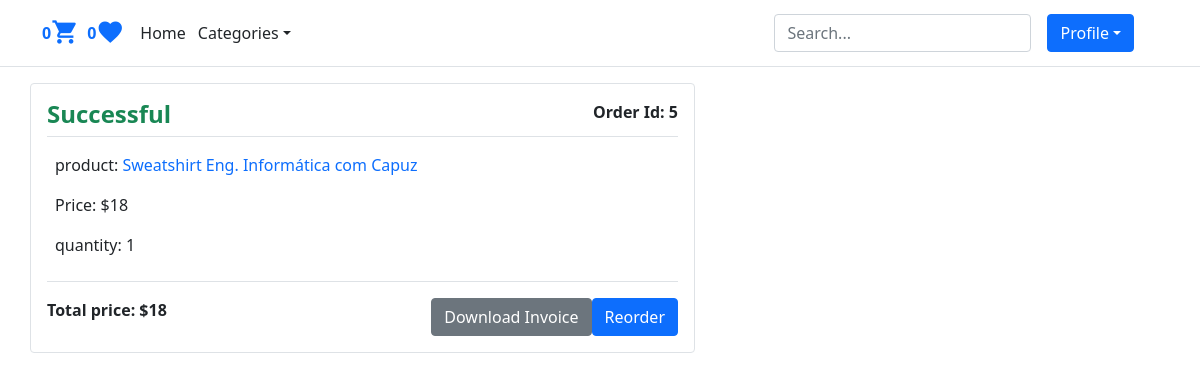
Page /orders/list (signed in) on the committed database.
### accounts/models.py (models this page shows, shortened)
class User(AbstractBaseUser):
    email = models.EmailField(max_length=100, unique=True)
    full_name = models.CharField(max_length=100)
    is_admin = models.BooleanField(default=False)
    is_active = models.BooleanField(default=True)
    likes = models.ManyToManyField(Product, blank=True, related_name='likes')
    is_manager = models.BooleanField(default=False)
    objects = UserManager()
    USERNAME_FIELD = 'email'
    REQUIRED_FIELDS = ['full_name']
    def get_likes_count(self):
        return self.likes.count()

### orders/models.py (models this page shows, shortened)
class Order(models.Model):
    user = models.ForeignKey(User, on_delete=models.CASCADE, related_name='orders')
    created = models.DateTimeField(auto_now_add=True)
    updated = models.DateTimeField(auto_now=True)
    status = models.BooleanField(default=False)
    class Meta:
        ordering = ('-created',)
    @property
    def get_total_price(self):
        total = sum(item.get_cost() for item in self.items.all())
        return total

class OrderItem(models.Model):
    order = models.ForeignKey(Order, on_delete=models.CASCADE, related_name='items')
    product = models.ForeignKey(Product, on_delete=models.CASCADE, related_name='order_items')
    price = models.IntegerField()
    quantity = models.SmallIntegerField(default=1)
    def get_cost(self):
        return self.price * self.quantity

### shop/models.py (models this page shows, shortened)
class Product(models.Model):
    category = models.ForeignKey(Category, on_delete=models.CASCADE, related_name='category')
    image = models.ImageField(upload_to='products')
    title = models.CharField(max_length=250)
    quantity = models.IntegerField()
    description = models.TextField()
    price = models.IntegerField()
    date_created = models.DateTimeField(auto_now_add=True)
    slug = models.SlugField(unique=True)
    class Meta:
        ordering = ('-date_created',)
    def get_absolute_url(self):
        return reverse('shop:product_detail', kwargs={'slug':self.slug})

### orders/views.py (the view)
# urls.py: path('list', views.user_orders, name='user_orders'),
@login_required
def user_orders(request):
    orders = request.user.orders.all()
    context = {'title':'Orders', 'orders': orders}
    return render(request, 'user_orders.html', context)

### cart/utils/cart.py (called while the page is built)
    def __iter__(self):
        product_ids = self.cart.keys()
        products = Product.objects.filter(id__in=product_ids)
        cart = self.cart.copy()
        for product in products:
            cart[str(product.id)]['product'] = product
        for item in cart.values():
            item['total_price'] = int(item['price']) * int(item['quantity'])
            yield item

    def add_cart_session(self):
        cart = self.session.get(CART_SESSION_ID)
        if not cart:
            cart = self.session[CART_SESSION_ID] = {}
        return cart

### online_shop/context_processors.py (called while the page is built)
def return_cart(request):
    cart = len(list(Cart(request)))
    return {'cart_count': cart}

def return_categories(request):
    all_categories = []
    for c in Category.objects.all():
        if not c.has_parent():
            all_categories += c.get_all_categories()
    return {'categories': all_categories }

### shop/models.py (called while the page is built)
    def __str__(self):
        return self.title

    def has_parent(self):
        if self.super_category:
            return True
        return False

    def get_all_categories(self):
        all_categories = [self]
        for sc in all_categories[0].sub_categories.all():
            if sc.has_children():
                all_categories += sc.get_all_categories()
            else:
                all_categories.append(sc)
        return all_categories

### orders/templates/user_orders.html (shortened to what this page needs)
{% extends "base.html" %}
{% block content %}
{% if orders %}
{% for order in orders %}
<div class="col-md-7 mb-4 border rounded p-3">
<b style="float: right;">Order Id: {{ order.id }}</b>
{% if order.status %}
    <h4><b class="text-success">Successful</b></h4>
{% else %}
    <h3><b class="text-danger">Cancelled</b></h3>
{% endif %}
<div class="text-muted border-top pt-2"></div>
{% for item in order.items.all  %}
    <div class="border-bottom p-2">
        <p>product: <a class="text-decoration-none" href="{{ item.product.get_absolute_url }}">{{item.product.title}}</a></p>
        <p>Price: ${{item.price}}</p>
        <p>quantity: {{item.quantity}}</p>
    </div>
{% endfor %}
<div class="mt-3">
    <form method="post" action="{% url 'cart:add_order_to_cart' order.id %}">
        <b>Total price: ${{ order.get_total_price }}</b>
        <button class="btn btn-primary" style="float: right;" type="submit">Reorder</button>
        {% with invoice_file_path=order.id|stringformat:"s"|add:".txt" %}
        <a href="{% url 'orders:download_invoice' %}?file={{ invoice_file_path }}" class="btn btn-secondary" style="float: right;">Download Invoice</a>
        {% endwith %}
    </form>
</div>
</div>
{% endfor %}
{% endif %}
{% endblock %}

### shop/templates/base.html (shortened to what this page needs)
{% load static %}
<!DOCTYPE html>
<html lang="en">
<head>
    {% load static %}
    <link href="https://cdn.jsdelivr.net/npm/bootstrap@5.1.3/dist/css/bootstrap.min.css" rel="stylesheet">
</head>
<body>
  <header class="p-2 border-bottom">
    <div class="container">
      <div class="d-flex flex-wrap align-items-center justify-content-center justify-content-lg-start">
        {% if request.user.is_authenticated %}
        <b class="text-primary">{{ cart_count }}</b>
        {% endif %}
        <a href="{% url 'cart:show_cart' %}" class="text-primary mt-2 me-2"><i class="material-icons h3">&#xe8cc;</i></a>
        {% if request.user.is_authenticated %}
        <b class="text-primary">{{ request.user.get_likes_count}}</b>
        {% endif %}
        <a href="{% url 'shop:favorites' %}" class="text-primary mt-2 me-2"><i class="material-icons h3">&#xe87d;</i></a>
        <ul class="nav col-12 col-lg-auto me-lg-auto mb-2 justify-content-center mb-md-0">
          <li><a href="{% url 'shop:home_page' %}" class="nav-link px-2 text-dark">Home</a></li>
          <div class="dropdown text-end">
            <a href="#" class=" mt-2 me-1 ms-1 text-dark d-block link-dark text-decoration-none dropdown-toggle"id="dropdownUser1" data-bs-toggle="dropdown" aria-expanded="false">Categories</a>
          </div>
        </ul>
        <form class="col-12 col-lg-auto mb-3 mb-lg-0 me-lg-3" action="{% url 'shop:search' %}" onsubmit="return !isEmptySearch()">
          <input name="q" type="search" class="form-control form-control-dark" placeholder="Search..." aria-label="Search" id="search1">
        </form>
        {% if request.user.is_authenticated %}
        <div class="dropdown text-end">
          <a href="#" class="btn btn-primary text-white me-4 d-block link-dark text-decoration-none dropdown-toggle"id="dropdownUser1" data-bs-toggle="dropdown" aria-expanded="false">Profile</a>
        </div>
        {% else %}
        <div class="text-end">
          <a href="{% url 'accounts:user_login' %}" class="btn btn-outline-primary me-2">Login</a>
          <a href="{% url 'accounts:user_register' %}" class="btn btn-primary">Sign-up</a>
        </div>
        {% endif %}
      </div>
    </div>
  </header>
    <main class="container">
        <div class="row mt-3">
          {% block content %}{% endblock %}
        </div>
      </main>
</body>
</html>

### rows in the picture
User: user.get_likes_count "0"
Order: id "5", status "Successful", get_total_price "18"
OrderItem: product "Sweatshirt Eng. Informática com Capuz", price "18", quantity "1"

### other values in the picture
{{ cart_count }} "0"
